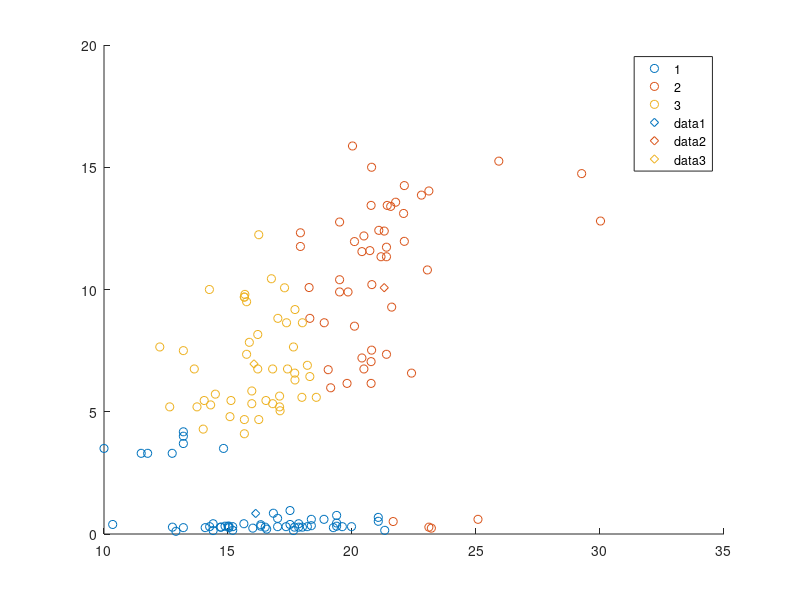

MATLAB code to generate this figure:
%%
clear; clc; close all;

load fisheriris;

clear species;
%%
X2 = meas;

X(:,1) = X2(:,1) .* X2(:,2); 
X(:,2) = X2(:,3) .* X2(:,4);

%X = (X - (repmat(mean(X),150,1))) ./ (repmat(std(X),150,1));

labels = ones(150,1)*-1;

k = 3;

for i=1:k
    %semente(i,:) = rand*mean(X);
    r = round(rand*150);
    semente(i,:) = X(r,:)
end

for i=1:2
    
    for j=1:150
        dist = pdist2(X(j,:), semente);
        [V I] = min(dist);
        labels(j) = I;
    end
    
    for j=1:k
        semente(j,:)= mean(X(labels==j,:));
    end
    
end

gscatter(X(:,1),X(:,2),labels);

for j=1:k
    hold on;
    plot(semente(j,1), semente(j,2), 'd');
    semente(j,:)= mean(X(labels==j,:));
end

hold off;

%close all;    
%gscatter(semente(1,:),semente(2,:),[4 5], 'g');